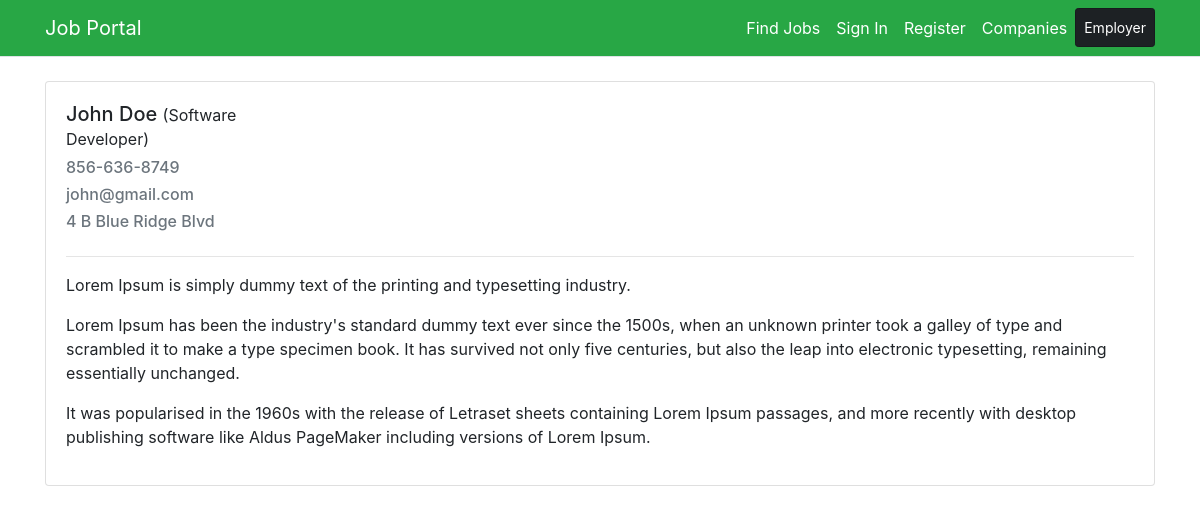
The app's page /p/profile/7/ with its own data.
### main/e_models.py (models this page shows, shortened)
class Employee(models.Model):
    full_name=models.CharField(max_length=200)
    job_title=models.CharField(max_length=200,default='')
    email=models.CharField(max_length=200,default='',null=True)
    password=models.CharField(max_length=200,default='',null=True)
    detail=models.TextField(blank=True)
    contact_no=models.CharField(max_length=200)
    address=models.CharField(max_length=300)
    active_status=models.BooleanField(default=True)
    public=models.BooleanField(default=True)

### main/e_views.py (the view)
# urls.py: path('p/profile/<int:id>/',e_views.public_profile,name='public-profile'),
def public_profile(request,id):
    emp=get_object_or_404(Employee,id=id,active_status=True,public=True)
    return render(request,'public-profile.html',{'emp':emp})

### main/context_processor.py (called while the page is built)
def company_noti_count(request):
    total_notification=0
    if 'companyId' in request.session:
        company=request.session['companyId']
        total_notification=Notification.objects.filter(receiver_id=company).count()
    return {'totalNotification':total_notification}

### main/templates/public-profile.html (shortened to what this page needs)
{% extends "base.html" %}
{% load widget_tweaks %}
{% block content %}
<div class="card">
    <div class="card-body">
        <div class="row">
            <div class="col-sm-3">
                <h5>{{emp.full_name}} <small>({{emp.job_title}})</small></h5>
                <h6 class="text-muted">{{emp.contact_no}}</h6>
                <h6 class="text-muted">{{emp.email}}</h6>
                <h6 class="text-muted">{{emp.address}}</h6>
            </div>
        </div>
        <hr/>
        <p class="text-muted">{{emp.detail|safe}}</p>
    </div>
</div>
{% endblock %}

### records on screen
Employee: full_name "John Doe", job_title "Software Developer", contact_no "856-636-8749", email "john@gmail.com", address "4 B Blue Ridge Blvd", detail "Lorem Ipsum is simply dummy text of the printing and typesetting industry. Lorem Ipsum has been the industry's standard dummy text ever since the 1500s, when an unknown printer took a galley of type and scrambled it to make a type specimen book. It has survived not only five centuries, but also the leap into electronic typesetting, remaining essentially unchanged. It was popularised in the 1960s with the release of Letraset sheets containing Lorem Ipsum passages, and more recently with desktop publishing software like Aldus PageMaker including versions of Lorem Ipsum."
